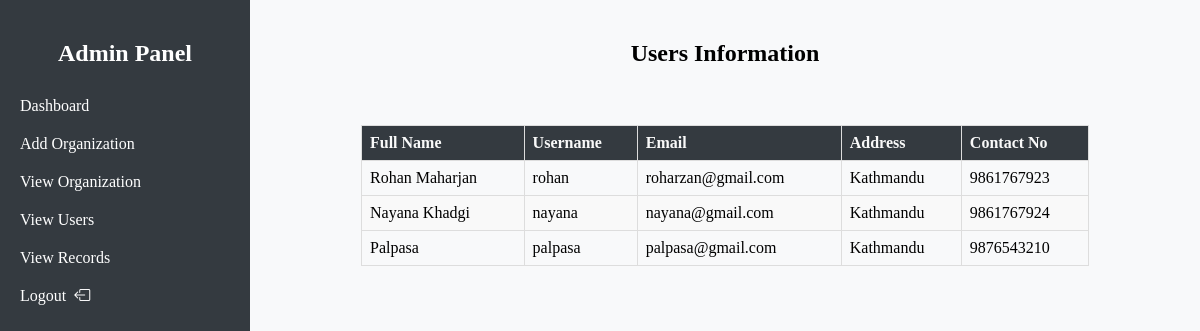
The page /admin/view-user.php (signed in) on the database its author committed.
### tables this page shows
CREATE TABLE `users` (
  `id` int(11) NOT NULL,
  `full_name` varchar(100) NOT NULL,
  `username` varchar(50) NOT NULL,
  `password` varchar(255) NOT NULL,
  `email` varchar(100) NOT NULL,
  `address` varchar(100) NOT NULL,
  `contact_no` varchar(15) NOT NULL
);

### admin/view-user.php (the view, shortened to what this page needs)
<?php
include '../database/db.php';
$sql = "SELECT full_name, username, email, address, contact_no FROM users";
$result = $conn->query($sql);
?>
  <link rel="stylesheet" href="../css/view.css">
  <?php require 'admin_navbar.php' ?>
  <div class="content">
    <h2 style="text-align: center;">Users Information</h2><br />
    <table>
      <thead>
        <tr>
          <th>Full Name</th>
          <th>Username</th>
          <th>Email</th>
          <th>Address</th>
          <th>Contact No</th>
        </tr>
      </thead>
      <tbody>
        <?php
        if ($result->num_rows > 0) {
          while ($row = $result->fetch_assoc()) {
            echo "<tr>
                      <td>" . htmlspecialchars($row["full_name"]) . "</td>
                      <td>" . htmlspecialchars($row["username"]) . "</td>
                      <td>" . htmlspecialchars($row["email"]) . "</td>
                      <td>" . htmlspecialchars($row["address"]) . "</td>
                      <td>" . htmlspecialchars($row["contact_no"]) . "</td>
                    </tr>";
          }
        } else {
          echo "<tr><td colspan='5' style='text-align: center;'>No data found</td></tr>";
        }
        ?>
      </tbody>
    </table>
  </div>
</body>
</html>

### css/view.css (style rules this page uses)
table { width: 80%; border-collapse: collapse; margin: 20px auto; }
th, td { border: 1px solid #ddd; padding: 8px; text-align: left; }
th { background-color: #343a40; color: #f9f9f9; }
tr:nth-child(even) { background-color: #f9f9f9; }

### css/admin_navbar.css (style rules this page uses)
body { display: flex; margin: 0; height: 100vh; background-color: #f8f9fa; }
.content { flex: 1; padding: 20px; }

### rows shown on the page
users: full_name "Rohan Maharjan", username "rohan", email "roharzan@gmail.com", address "Kathmandu", contact_no "9861767923"
users: full_name "Nayana Khadgi", username "nayana", email "nayana@gmail.com", address "Kathmandu", contact_no "9861767924"
users: full_name "Palpasa", username "palpasa", email "palpasa@gmail.com", address "Kathmandu", contact_no "9876543210"
